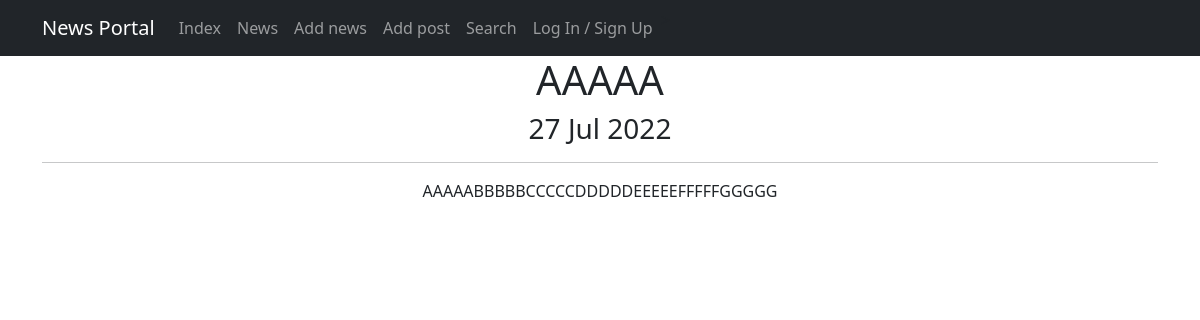
Page /news/4 on the committed database.
### news/models.py (models this page shows, shortened)
class Post(models.Model):
    author = models.ForeignKey(Author, on_delete=models.CASCADE)
    category = models.CharField(max_length=255, choices=CATEGORY)
    time = models.DateTimeField(auto_now_add=True)
    post_category = models.ManyToManyField(Category, through='PostCategory')
    name = models.CharField(max_length=255)
    text = models.TextField()
    rating = models.IntegerField(default=0)

### news/views.py (the view)
# urls.py: path('<int:pk>', NewsDetail.as_view(), name='post_detail'),
class NewsDetail(DetailView):
    model = Post
    template_name = 'post.html'
    context_object_name = 'post'

### templates/post.html (shortened to what this page needs)
{% extends 'flatpages/default.html' %}
{% block content %}
   <h1>{{ post.name }}</h1>
   <h3>{{ post.time|date:'d M Y' }}</h3>
   <hr>
       <p>{{ post.text }}</p>
{% endblock content %}

### rows in the picture
Post: name "AAAAA", time "27 Jul 2022", text "AAAAABBBBBCCCCCDDDDDEEEEEFFFFFGGGGG"
